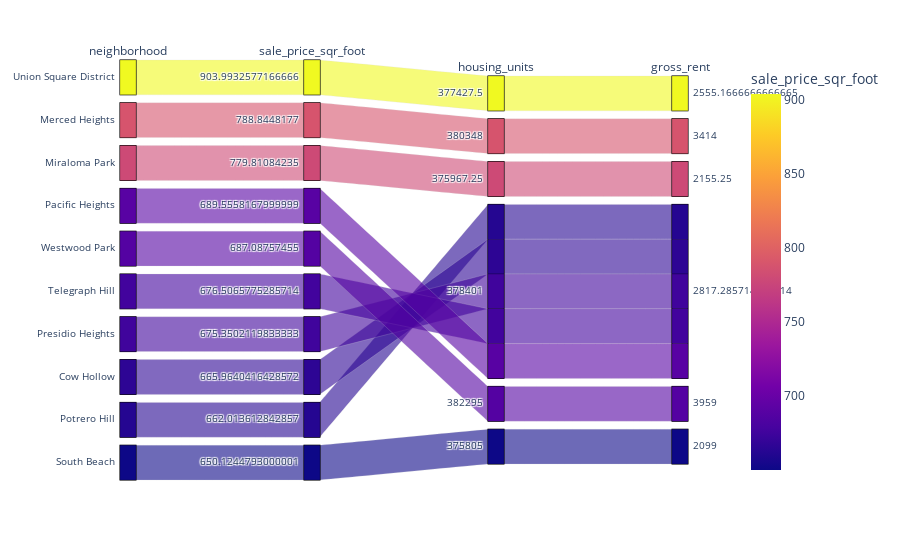

Notebook cell for this chart:
### Code cell
parallel_categories = px.parallel_categories(mean_neighborhood_top_10, color='sale_price_sqr_foot')
parallel_categories

### Figure 1 — Plotly figure (JSON) as saved in the notebook; plotly's stock layout.template omitted (floating-point values rounded to 4 significant figures)
{"data": [{"dimensions": [{"label": "neighborhood", "values": ["Union Square District", "Merced Heights", "Miraloma Park", "Pacific Heights", "Westwood Park", "Telegraph Hill", "Presidio Heights", "Cow Hollow", "Potrero Hill", "South Beach"]}, {"label": "sale_price_sqr_foot", "values": [904.0, 788.8, 779.8, 689.6, 687.1, 676.5, 675.4, 666.0, 662.0, 650.1]}, {"label": "housing_units", "values": [377400.0, 380348, 376000.0, 378401, 382295, 378401, 378401, 378401, 378401, 375805]}, {"label": "gross_rent", "values": [2555.0, 3414, 2155.0, 2817.0, 3959, 2817.0, 2817.0, 2817.0, 2817.0, 2099]}], "domain": {"x": [0, 1], "y": [0, 1]}, "line": {"color": [904.0, 788.8, 779.8, 689.6, 687.1, 676.5, 675.4, 666.0, 662.0, 650.1], "coloraxis": "coloraxis"}, "name": "", "type": "parcats"}], "layout": {"autosize": true, "coloraxis": {"colorbar": {"title": {"text": "sale_price_sqr_foot"}}, "colorscale": [[0, "#0d0887"], [0.1111, "#46039f"], [0.2222, "#7201a8"], [0.3333, "#9c179e"], [0.4444, "#bd3786"], [0.5556, "#d8576b"], [0.6667, "#ed7953"], [0.7778, "#fb9f3a"], [0.8889, "#fdca26"], [1, "#f0f921"]]}, "legend": {"tracegroupgap": 0}, "margin": {"t": 60}}}
